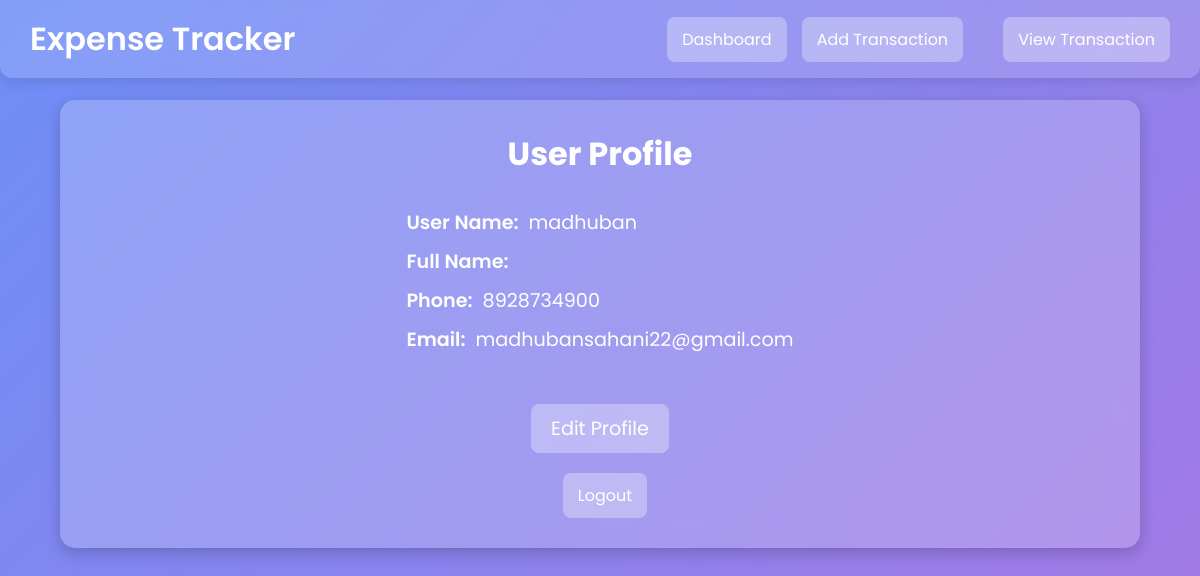
The app's page /profile/ (signed in) with its own data.
### expenses/models.py (models this page shows, shortened)
class User(AbstractUser):
    full_name = models.CharField(max_length=255, null=True, blank=True)
    email = models.EmailField(unique=True)
    phone = models.CharField(max_length=10, unique=True)
    REQUIRED_FIELDS = ['username', 'phone']
    USERNAME_FIELD = 'email'

### expenses/views.py (the view)
# urls.py: path('profile/', views.profile, name='profile'),
@login_required
def profile(request):
    return render(request, 'profile.html', {'user': request.user})

### expenses/templates/profile.html (shortened to what this page needs)
<!DOCTYPE html>
<html lang="en">
<head>
</head>
<body>
    <header>
        <h1>Expense Tracker</h1>
        <div class="header-buttons">
            <a href="{% url 'dashboard' %}">Dashboard</a>
            <a href="{% url 'transaction' %}">Add Transaction</a>
            <a href="{% url 'filter_transactions' %}">View Transaction</a>
        </div>
    </header>
    <div class="container">
        <h2>User Profile</h2>
        <div class="profile-info">
            <div>
                <label for="username">User Name:</label>
                <p id="username">{{ user.username }}</p>
            </div>
            <div>
                <label for="full_name">Full Name:</label>
            </div>
            <div>
                <label for="phone">Phone:</label>
                <p id="phone">{{ user.phone }}</p>
            </div>
            <div>
                <label for="email">Email:</label>
                <p id="email">{{ user.email }}</p>
            </div>
        </div>
        <button class="edit-button" onclick="toggleEditForm()">Edit Profile</button>
        <div class="header-buttons">
            <a href="{% url 'logout' %}" class="logout">Logout</a>
        </div>
    </div>
</body>
</html>

### expenses/templates/profile.html (style rules this page uses)
* { margin: 0; padding: 0; box-sizing: border-box; font-family: 'Poppins', sans-serif; }
body { display: flex; flex-direction: column; align-items: center; justify-content: flex-start; min-height: 100vh; background: linear-gradient(135deg, #6E8EF7, #A777E3); overflow-x: hidden; background-attachment: fixed; padding-top: 80px; }
header { width: 100%; padding: 15px 30px; background: rgba(255, 255, 255, 0.15); backdrop-filter: blur(10px); display: flex; justify-content: space-between; align-items: center; position: fixed; top: 0; left: 0; right: 0; z-index: 1000; border-radius: 0 0 12px 12px; box-shadow: 0 4px 12px rgba(0, 0, 0, 0.1); }
header h1 { font-size: 2rem; font-weight: 600; color: #fff; }
.header-buttons { display: flex; align-items: center; gap: 15px; }
.header-buttons a { padding: 10px 15px; font-size: 1rem; border-radius: 8px; background: rgba(255, 255, 255, 0.3); color: #fff; text-decoration: none; align-items: center; transition: 0.3s; }
.header-buttons a.logout { margin-top: 20px; }
.container { width: 90%; max-width: 1400px; display: flex; flex-direction: column; align-items: center; padding: 30px; background: rgba(255, 255, 255, 0.2); backdrop-filter: blur(12px); border-radius: 15px; box-shadow: 0 5px 15px rgba(0, 0, 0, 0.2); text-align: center; margin-top: 20px; }
h2 { font-size: 2rem; color: #fff; margin-bottom: 30px; }
.profile-info { display: flex; flex-direction: column; margin-bottom: 30px; gap: 10px; }
.profile-info div { display: flex; justify-content: flex-start; gap: 10px; }
.profile-info label { font-size: 1.2rem; color: #fff; font-weight: 600; }
.profile-info p { font-size: 1.2rem; color: #fff; margin: 0; }
.edit-button { padding: 10px 20px; font-size: 1.2rem; background: rgba(255, 255, 255, 0.3); color: #fff; border: none; border-radius: 8px; cursor: pointer; transition: 0.3s; margin-top: 20px; }
.header-buttons a:last-child { margin-left: 25px; }
.header-buttons a.logout { margin-top: 20px; margin-left: 10px; }

### records on screen
User: username "madhuban", phone "8928734900", email "madhubansahani22@gmail.com"
